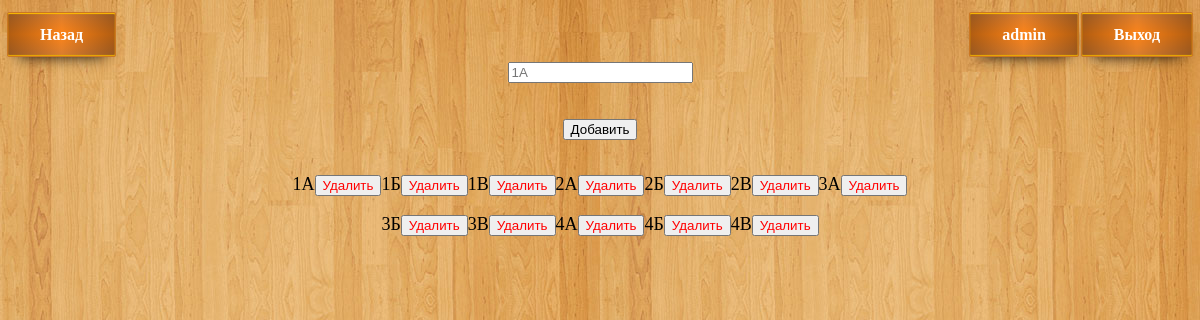
/append_class.php (signed in), run on an earlier commit of the app's database.
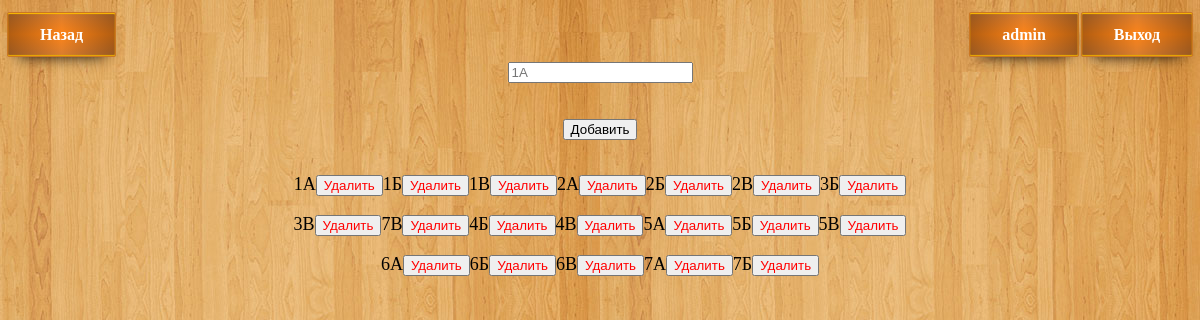
And on a later commit of the database.
### tables this page shows
CREATE TABLE IF NOT EXISTS `classes` (
  `id` int(11) NOT NULL AUTO_INCREMENT,
  `name` varchar(7) NOT NULL,
  `num` int(11) NOT NULL,
  PRIMARY KEY (`id`)
);

### base.php (called while the page is built, shortened)
<?php
	$host = 'localhost';
	$user = 'root';
	$password = '';
	$db_name = 'lib_444';
	$link = mysqli_connect($host, $user, $password, $db_name);
	function all_classes(){
		global $link;
		$sql = "SELECT * FROM classes";
		$result = $link->query($sql);
		$arr = array();
		if ($result->num_rows > 0) {
			while($row = $result->fetch_assoc()) {
				$arr[] = array("class_id" => $row["id"], "class" => $row["name"], "num" => $row["num"]);
			}
		}
		return $arr;
	}
?>

### append_class.php (the view, shortened to what this page needs)
<?php
	require_once "base.php";
?>
<html>
	<head>
		<link rel="stylesheet" href="style.css">
	</head>
	<body>
		<br/>
		<div>
			<div style="float:left;">
				<a class=button href="index.php">Назад</a>
			</div>
			<div style="float:right;">
				<div>
					<a class=button href="profile.php"><?php echo $_SESSION["my_login"]; ?></a>
					<a class=button href="logout.php">Выход</a>
				</div>
			</div>
		</div>
		<div id="append_classes">
			<br/>
			<form align="center" method="POST">
				<input name="class" placeholder="1А"><br/><br/><br/>
				<button type='submit'>Добавить</button><br/><br/>
			</form>
		</div>
		<div width=80% align="center" style="margin: auto">
			<?php
				$all_classes = all_classes();
				$i = 0;
				foreach($all_classes as $row){
					$i += 1;
					echo "<p style='width: 100px;font-size:18px; display: inline;' id=" . $row['class_id'] ."0>" . $row['class'] . "</p><button id='" . $row['class_id'] . "' style='color:red' onclick='del(this.id)'>Удалить </button>";
					if($i % 7 == 0) echo "<br/><br/>";
				}
			?>
		</div>
	</body>
</html>

What changed in the data, as far as the page shows it:
removed classes: name "3А"
changed classes (number 9 of 19 on the later page): name "4А" → "7В"
added classes: name "5А"
added classes: name "5Б"
added classes: name "5В"
added classes: name "6А"
added classes: name "6Б"
added classes: name "6В"
added classes: name "7А"
added classes: name "7Б"
